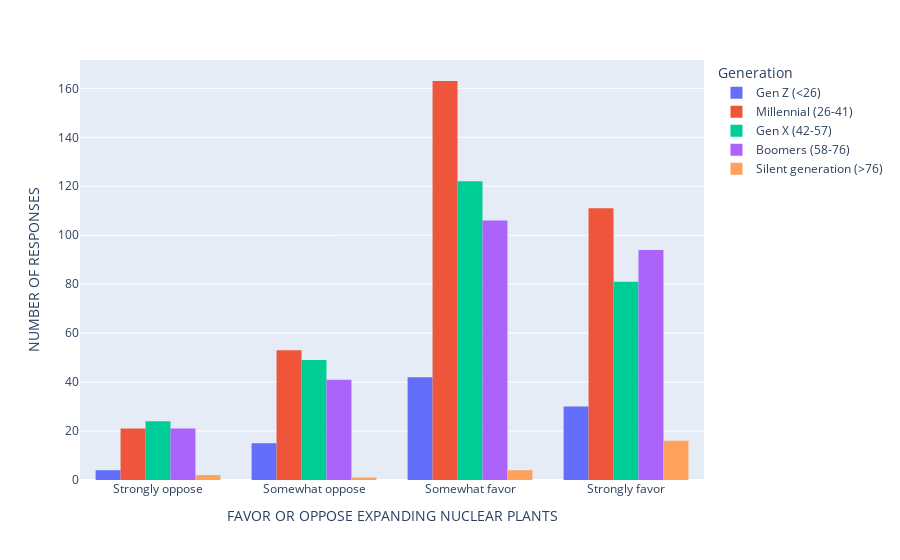

Notebook cell for this chart:
### Code cell
fig = px.histogram(dataframe1, x="Q10", color="hAge2", barmode="group").update_xaxes(categoryorder='array', categoryarray=["Strongly oppose", "Somewhat oppose", "Somewhat favor", "Strongly favor"]).update_layout(
xaxis_title="FAVOR OR OPPOSE EXPANDING NUCLEAR PLANTS", yaxis_title="NUMBER OF RESPONSES", legend_title="Generation",
)
fig.show()

### Figure 1 — Plotly figure (JSON) as saved in the notebook; plotly's stock layout.template omitted (floating-point values rounded to 4 significant figures; data arrays with more than 128 entries replaced by an {"elided": "..."} marker saying what was removed)
{"data": [{"alignmentgroup": "True", "bingroup": "x", "hovertemplate": "hAge2=Gen Z (<26)<br>Q10=%{x}<br>count=%{y}<extra></extra>", "legendgroup": "Gen Z (<26)", "marker": {"color": "#636efa", "pattern": {"shape": ""}}, "name": "Gen Z (<26)", "offsetgroup": "Gen Z (<26)", "orientation": "v", "showlegend": true, "type": "histogram", "x": ["Somewhat favor", "Somewhat favor", "Somewhat favor", "Somewhat favor", "Somewhat favor", "Strongly favor", "Strongly favor", "Somewhat favor", "Strongly favor", "Somewhat favor", "Strongly favor", "Somewhat oppose", "Somewhat favor", "Somewhat favor", "Somewhat favor", "Somewhat favor", "Strongly favor", "Somewhat favor", "Strongly favor", "Somewhat favor", "Strongly favor", "Somewhat favor", "Somewhat favor", "Strongly favor", "Strongly oppose", "Strongly favor", "Somewhat favor", "Strongly oppose", "Strongly favor", "Strongly favor", "Somewhat favor", "Somewhat favor", "Somewhat favor", "Somewhat favor", "Somewhat favor", "Somewhat oppose", "Somewhat oppose", "Strongly favor", "Somewhat favor", "Strongly favor", "Strongly favor", "Somewhat oppose", "Strongly favor", "Somewhat oppose", "Strongly favor", "Somewhat favor", "Somewhat favor", "Somewhat favor", "Somewhat favor", "Somewhat oppose", "Somewhat oppose", "Somewhat oppose", "Strongly favor", "Strongly favor", "Strongly oppose", "Somewhat favor", "Somewhat oppose", "Somewhat favor", "Strongly favor", "Somewhat favor", "Somewhat favor", "Strongly favor", "Strongly favor", "Somewhat favor", "Strongly favor", "Strongly favor", "Strongly favor", "Somewhat favor", "Somewhat favor", "Somewhat favor", "Strongly favor", "Strongly favor", "Somewhat oppose", "Somewhat oppose", "Somewhat favor", "Strongly oppose", "Somewhat oppose", "Strongly favor", "Somewhat favor", "Somewhat favor", "Strongly favor", "Strongly favor", "Somewhat oppose", "Somewhat favor", "Somewhat favor", "Somewhat favor", "Somewhat oppose", "Somewhat favor", "Somewhat favor", "Somewhat oppose", "Strongly favor"], "xaxis": "x", "yaxis": "y"}, {"alignmentgroup": "True", "bingroup": "x", "hovertemplate": "hAge2=Millennial (26-41)<br>Q10=%{x}<br>count=%{y}<extra></extra>", "legendgroup": "Millennial (26-41)", "marker": {"color": "#EF553B", "pattern": {"shape": ""}}, "name": "Millennial (26-41)", "offsetgroup": "Millennial (26-41)", "orientation": "v", "showlegend": true, "type": "histogram", "x": {"elided": "348 str values"}, "xaxis": "x", "yaxis": "y"}, {"alignmentgroup": "True", "bingroup": "x", "hovertemplate": "hAge2=Gen X (42-57)<br>Q10=%{x}<br>count=%{y}<extra></extra>", "legendgroup": "Gen X (42-57)", "marker": {"color": "#00cc96", "pattern": {"shape": ""}}, "name": "Gen X (42-57)", "offsetgroup": "Gen X (42-57)", "orientation": "v", "showlegend": true, "type": "histogram", "x": {"elided": "276 str values"}, "xaxis": "x", "yaxis": "y"}, {"alignmentgroup": "True", "bingroup": "x", "hovertemplate": "hAge2=Boomers (58-76)<br>Q10=%{x}<br>count=%{y}<extra></extra>", "legendgroup": "Boomers (58-76)", "marker": {"color": "#ab63fa", "pattern": {"shape": ""}}, "name": "Boomers (58-76)", "offsetgroup": "Boomers (58-76)", "orientation": "v", "showlegend": true, "type": "histogram", "x": {"elided": "262 str values"}, "xaxis": "x", "yaxis": "y"}, {"alignmentgroup": "True", "bingroup": "x", "hovertemplate": "hAge2=Silent generation (>76)<br>Q10=%{x}<br>count=%{y}<extra></extra>", "legendgroup": "Silent generation (>76)", "marker": {"color": "#FFA15A", "pattern": {"shape": ""}}, "name": "Silent generation (>76)", "offsetgroup": "Silent generation (>76)", "orientation": "v", "showlegend": true, "type": "histogram", "x": ["Strongly favor", "Strongly favor", "Strongly favor", "Strongly favor", "Strongly favor", "Strongly favor", "Somewhat favor", "Strongly favor", "Somewhat oppose", "Somewhat favor", "Strongly favor", "Strongly favor", "Strongly favor", "Strongly favor", "Somewhat favor", "Strongly favor", "Strongly oppose", "Somewhat favor", "Strongly oppose", "Strongly favor", "Strongly favor", "Strongly favor", "Strongly favor"], "xaxis": "x", "yaxis": "y"}], "layout": {"autosize": true, "barmode": "group", "legend": {"title": {"text": "Generation"}, "tracegroupgap": 0}, "margin": {"t": 60}, "xaxis": {"anchor": "y", "autorange": true, "categoryarray": ["Strongly oppose", "Somewhat oppose", "Somewhat favor", "Strongly favor"], "categoryorder": "array", "domain": [0, 1], "range": [-0.5, 3.5], "title": {"text": "FAVOR OR OPPOSE EXPANDING NUCLEAR PLANTS"}, "type": "category"}, "yaxis": {"anchor": "x", "autorange": true, "domain": [0, 1], "range": [0, 171.6], "title": {"text": "NUMBER OF RESPONSES"}}}}
